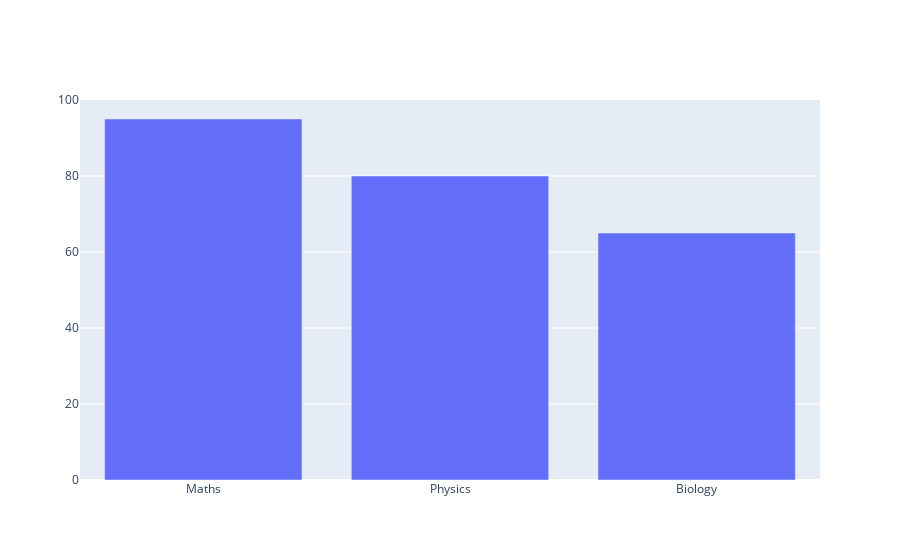

The notebook cell this image was saved under:
### Code cell
trace=go.Bar(x=data['Category'],y=data['Marks'])
fig=go.Figure(data=[trace])
iplot(fig)

### Figure 1 — Plotly figure (JSON) as saved in the notebook; plotly's stock layout.template omitted (floating-point values rounded to 4 significant figures)
{"data": [{"type": "bar", "x": ["Maths", "Physics", "Biology"], "y": [95, 80, 65]}], "layout": {"autosize": true, "xaxis": {"autorange": true, "range": [-0.5, 2.5], "type": "category"}, "yaxis": {"autorange": true, "range": [0, 100], "type": "linear"}}}
